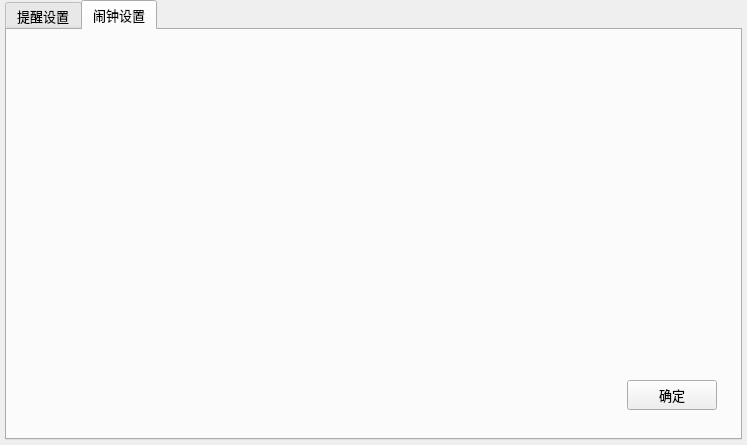
<?xml version="1.0" encoding="UTF-8"?>
<ui version="4.0">
 <class>CenterWidget</class>
 <widget class="QWidget" name="CenterWidget">
  <property name="geometry">
   <rect>
    <x>0</x>
    <y>0</y>
    <width>747</width>
    <height>445</height>
   </rect>
  </property>
  <property name="minimumSize">
   <size>
    <width>0</width>
    <height>0</height>
   </size>
  </property>
  <property name="maximumSize">
   <size>
    <width>10000</width>
    <height>10000</height>
   </size>
  </property>
  <property name="windowTitle">
   <string>Form</string>
  </property>
  <layout class="QGridLayout" name="gridLayout">
   <property name="leftMargin">
    <number>5</number>
   </property>
   <property name="topMargin">
    <number>0</number>
   </property>
   <property name="rightMargin">
    <number>5</number>
   </property>
   <property name="bottomMargin">
    <number>5</number>
   </property>
   <property name="spacing">
    <number>0</number>
   </property>
   <item row="0" column="0">
    <widget class="QTabWidget" name="tabWidget">
     <property name="font">
      <font>
       <family>MV Boli</family>
       <pointsize>10</pointsize>
      </font>
     </property>
     <property name="currentIndex">
      <number>1</number>
     </property>
     <widget class="QWidget" name="tab">
      <attribute name="title">
       <string>提醒设置</string>
      </attribute>
      <layout class="QGridLayout" name="gridLayout_2">
       <property name="leftMargin">
        <number>0</number>
       </property>
       <property name="topMargin">
        <number>0</number>
       </property>
       <property name="rightMargin">
        <number>0</number>
       </property>
       <property name="bottomMargin">
        <number>0</number>
       </property>
       <property name="spacing">
        <number>0</number>
       </property>
      </layout>
     </widget>
     <widget class="QWidget" name="tab_2">
      <attribute name="title">
       <string>闹钟设置</string>
      </attribute>
      <widget class="QPushButton" name="verityBtn">
       <property name="geometry">
        <rect>
         <x>620</x>
         <y>350</y>
         <width>90</width>
         <height>30</height>
        </rect>
       </property>
       <property name="minimumSize">
        <size>
         <width>90</width>
         <height>30</height>
        </size>
       </property>
       <property name="maximumSize">
        <size>
         <width>90</width>
         <height>30</height>
        </size>
       </property>
       <property name="text">
        <string>确定</string>
       </property>
      </widget>
     </widget>
    </widget>
   </item>
  </layout>
 </widget>
 <resources/>
 <connections/>
</ui>
